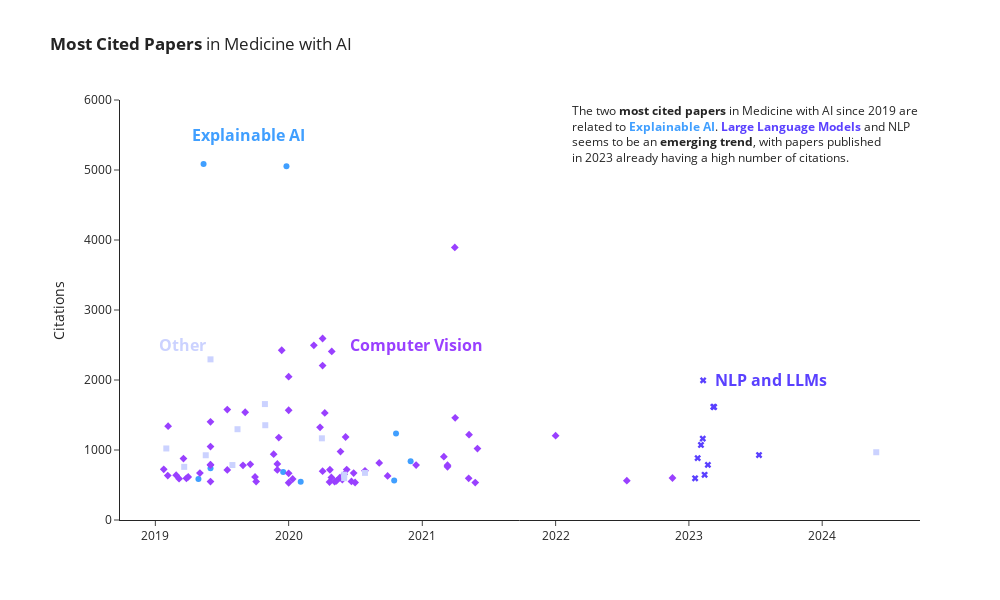

Write notebook code for a chart like this one.
### Markdown cell above
Sorting and selecting the first ensures that the 'Rest' group is only used when none of the other topics are used in a paper.

### Code cell
import plotly.express as px

# take the top 100 papers (each paper appears 3 times so we actually take the top 34 papers)
main_medicine_ai_edit = main_medicine_ai_edit.sort_values(by="citations", ascending=False).head(100)


color_map = {
    "Computer Vision": image_color[0],
    "NLP and LLM": nlp_color[0],
    "Explainable": explainable_color[0],
    "Rest": color_rest[0],
}

# create scatter plot
fig = px.scatter(
    data_frame=main_medicine_ai_edit,
    x="publication_date",
    y="citations",
    color="topics",
    symbol="topics",
    hover_data={"title": True},
    title="<b>Most Cited Papers</b> in Medicine with AI",
    color_discrete_map=color_map,
)


# Add anotations as legend replacement
fig.add_annotation(
    x="2019-09-13",
    y=5500,
    text="Explainable AI",
    ax=0,
    ay=0,
    font=dict(size=16, color=explainable_color[0], weight="bold"),
)

fig.add_annotation(
    x="2020-12-15", y=2500, text="Computer Vision", ax=0, ay=0, font=dict(size=16, color=image_color[0], weight="bold")
)
fig.add_annotation(
    x="2023-08-15", y=2000, text="NLP and LLMs", ax=0, ay=0, font=dict(size=16, color=nlp_color[0], weight="bold")
)

fig.add_annotation(
    x="2019-03-15", y=2500, text="Other", ax=0, ay=0, font=dict(size=16, color=color_rest[0], weight="bold")
)

# add caption
fig.add_annotation(
    xref="paper",
    yref="paper",
    xanchor="right",
    yanchor="top",
    x=1.0,
    y=1.0,
    ax=0,
    ay=0,
    align="left",
    text=f'The two <b>most cited papers</b> in Medicine with AI since 2019 are<br>related to <b><span style="color: {explainable_color[0]};">Explainable AI</span></b>. <b><span style="color: {nlp_color[0]};">Large Language Models</span></b> and NLP<br>seems to be an <b>emerging trend</b>, with papers published<br>in 2023 already having a high number of citations.',
)


fig.update_layout(
    template="simple_white",
    showlegend=False,
    xaxis_title="",
    yaxis_title="Citations",
    width=1000,
    height=600,
    margin=dict(l=120),
    yaxis=dict(range=[0, 6000]),
)
fig.write_image("citations_plot.png", scale=10)
fig.write_image("citations_plot.svg", scale=10)
fig.show()

### Figure 1 — Plotly figure (JSON) as saved in the notebook; plotly's stock layout.template omitted (floating-point values rounded to 4 significant figures)
{"data": [{"customdata": [["Stop explaining black box machine learning models for high stakes decisions and use interpretable models instead"], ["Explainable Artificial Intelligence (XAI): Concepts, taxonomies, opportunities and challenges toward responsible AI"], ["A Survey on Explainable Artificial Intelligence (XAI): Toward Medical XAI"], ["Explainability for artificial intelligence in healthcare: a multidisciplinary perspective"], ["DARPA's Explainable Artificial Intelligence Program"], ["Explainable AI: from black box to glass box"], ["Designing Theory-Driven User-Centric Explainable AI"], ["The effects of explainability and causability on perception, trust, and acceptance: Implications for explainable AI"], ["Bias in data‐driven artificial intelligence systems—An introductory survey"]], "hovertemplate": "topics=Explainable<br>publication_date=%{x}<br>citations=%{y}<br>title=%{customdata[0]}<extra></extra>", "legendgroup": "Explainable", "marker": {"color": "#409FFF", "symbol": "circle"}, "mode": "markers", "name": "Explainable", "orientation": "v", "showlegend": true, "type": "scatter", "x": ["2019-05-13", "2019-12-26", "2020-10-21", "2020-11-30", "2019-06-01", "2019-12-17", "2019-04-29", "2020-10-16", "2020-02-03"], "xaxis": "x", "y": [5084, 5054, 1234, 839, 738, 687, 587, 564, 545], "yaxis": "y"}, {"customdata": [["Review of deep learning: concepts, CNN architectures, challenges, applications, future directions"], ["Distance-IoU Loss: Faster and Better Learning for Bounding Box Regression"], ["The Image Biomarker Standardization Initiative: Standardized Quantitative Radiomics for High-Throughput Image-based Phenotyping"], ["UNet++: Redesigning Skip Connections to Exploit Multiscale Features in Image Segmentation"], ["Automated detection of COVID-19 cases using deep neural networks with X-ray images"], ["Covid-19: automatic detection from X-ray images utilizing transfer learning with convolutional neural networks"], ["International evaluation of an AI system for breast cancer screening"], ["CheXpert: A Large Chest Radiograph Dataset with Uncertainty Labels and Expert Comparison"], ["Can AI Help in Screening Viral and COVID-19 Pneumonia?"], ["MultiResUNet : Rethinking the U-Net architecture for multimodal biomedical image segmentation"], ["UNet 3+: A Full-Scale Connected UNet for Medical Image Segmentation"], ["Coronavirus Pandemic (COVID-19)"], ["NAS-FPN: Learning Scalable Feature Pyramid Architecture for Object Detection"], ["Attention gated networks: Learning to leverage salient regions in medical images"], ["Digital technology and COVID-19"], ["Automatic detection of coronavirus disease (COVID-19) using X-ray images and deep convolutional neural networks"], ["UNETR: Transformers for 3D Medical Image Segmentation"], ["CoroNet: A deep neural network for detection and diagnosis of COVID-19 from chest x-ray images"], ["Object detection in optical remote sensing images: A survey and a new benchmark"], ["Do Better ImageNet Models Transfer Better?"], ["Scaled-YOLOv4: Scaling Cross Stage Partial Network"], ["Inf-Net: Automatic COVID-19 Lung Infection Segmentation From CT Images"], ["Dataset of breast ultrasound images"], ["Data-efficient and weakly supervised computational pathology on whole-slide images"], ["Machine learning in medicine: a practical introduction"], ["Classification of COVID-19 in chest X-ray images using DeTraC deep convolutional neural network"], ["Deep convolutional neural network based medical image classification for disease diagnosis"], ["Hover-Net: Simultaneous segmentation and classification of nuclei in multi-tissue histology images"], ["A Survey of Deep Learning and Its Applications: A New Paradigm to Machine Learning"], ["Learning a Unified Classifier Incrementally via Rebalancing"], ["COVID-19 Image Data Collection: Prospective Predictions are the Future"], ["Exploring the effect of image enhancement techniques on COVID-19 detection using chest X-ray images"], ["Deep Learning to Improve Breast Cancer Detection on Screening Mammography"], ["Deep Learning Enables Accurate Diagnosis of Novel Coronavirus (COVID-19) With CT Images"], ["Predicting survival from colorectal cancer histology slides using deep learning: A retrospective multicenter study"], ["Secure, privacy-preserving and federated machine learning in medical imaging"], ["COVIDiagnosis-Net: Deep Bayes-SqueezeNet based diagnosis of the coronavirus disease 2019 (COVID-19) from X-ray images"], ["ResUNet++: An Advanced Architecture for Medical Image Segmentation"], ["M2Det: A Single-Shot Object Detector Based on Multi-Level Feature Pyramid Network"], ["Federated learning in medicine: facilitating multi-institutional collaborations without sharing patient data"], ["Improved Knowledge Distillation via Teacher Assistant"], ["A Deep Learning System to Screen Novel Coronavirus Disease 2019 Pneumonia"], ["DUNet: A deformable network for retinal vessel segmentation"], ["CovidGAN: Data Augmentation Using Auxiliary Classifier GAN for Improved Covid-19 Detection"], ["BBN: Bilateral-Branch Network With Cumulative Learning for Long-Tailed Visual Recognition"], ["Real-time automatic detection system increases colonoscopic polyp and adenoma detection rates: a prospective randomised controlled study"], ["VoxelMorph: A Learning Framework for Deformable Medical Image Registration"], ["Deep learning approaches for COVID-19 detection based on chest X-ray images"], ["A Novel Focal Tversky Loss Function With Improved Attention U-Net for Lesion Segmentation"], ["Few-Shot Object Detection via Feature Reweighting"], ["Classification of COVID-19 patients from chest CT images using multi-objective differential evolution–based convolutional neural networks"], ["A Weakly-Supervised Framework for COVID-19 Classification and Lesion Localization From Chest CT"], ["The Liver Tumor Segmentation Benchmark (LiTS)"], ["Recurrent residual U-Net for medical image segmentation"], ["Study on artificial intelligence: The state of the art and future prospects"], ["CE-Net: Context Encoder Network for 2D Medical Image Segmentation"], ["A Novel Transfer Learning Based Approach for Pneumonia Detection in Chest X-ray Images"], ["Application of deep learning for fast detection of COVID-19 in X-Rays using nCOVnet"], ["The Medical Segmentation Decathlon"], ["On instabilities of deep learning in image reconstruction and the potential costs of AI"], ["Explainable Deep Learning for Pulmonary Disease and Coronavirus COVID-19 Detection from X-rays"], ["The impact of artificial intelligence in medicine on the future role of the physician"], ["Accurate 3D Face Reconstruction With Weakly-Supervised Learning: From Single Image to Image Set"], ["COVID-19 detection using deep learning models to exploit Social Mimic Optimization and structured chest X-ray images using fuzzy color and stacking approaches"], ["Estimation of COVID-19 prevalence in Italy, Spain, and France"], ["Pseudo-Labeling and Confirmation Bias in Deep Semi-Supervised Learning"], ["Swarm Learning for decentralized and confidential clinical machine learning"], ["A combined deep CNN-LSTM network for the detection of novel coronavirus (COVID-19) using X-ray images"]], "hovertemplate": "topics=Computer Vision<br>publication_date=%{x}<br>citations=%{y}<br>title=%{customdata[0]}<extra></extra>", "legendgroup": "Computer Vision", "marker": {"color": "#9940FF", "symbol": "diamond"}, "mode": "markers", "name": "Computer Vision", "orientation": "v", "showlegend": true, "type": "scatter", "x": ["2021-03-31", "2020-04-03", "2020-03-10", "2019-12-13", "2020-04-28", "2020-04-03", "2020-01-01", "2019-07-17", "2020-01-01", "2019-09-04", "2020-04-09", "2021-04-01", "2019-06-01", "2019-02-05", "2020-03-27", "2021-05-09", "2022-01-01", "2020-06-05", "2019-12-05", "2019-06-01", "2021-06-01", "2020-05-22", "2019-11-21", "2021-03-01", "2019-03-19", "2020-09-05", "2019-12-01", "2019-09-18", "2019-06-01", "2019-06-01", "2020-12-15", "2021-03-11", "2019-08-29", "2021-03-11", "2019-01-24", "2020-06-08", "2020-04-23", "2019-12-01", "2019-07-17", "2020-07-28", "2020-04-03", "2020-06-27", "2019-05-03", "2020-01-01", "2020-06-01", "2019-02-27", "2019-02-04", "2020-09-28", "2019-04-01", "2019-10-01", "2020-04-27", "2020-05-20", "2022-11-17", "2019-03-27", "2021-05-08", "2019-03-07", "2020-01-12", "2020-05-27", "2022-07-15", "2020-05-11", "2020-06-21", "2019-10-04", "2019-06-01", "2020-05-06", "2020-04-22", "2020-07-01", "2021-05-26", "2020-01-01"], "xaxis": "x", "y": [3894, 2593, 2496, 2425, 2408, 2206, 2048, 1577, 1568, 1539, 1529, 1459, 1402, 1341, 1324, 1219, 1205, 1186, 1177, 1049, 1020, 977, 941, 904, 877, 815, 801, 796, 790, 786, 784, 782, 781, 761, 724, 721, 718, 716, 715, 703, 697, 671, 670, 667, 653, 640, 634, 629, 616, 615, 608, 604, 600, 595, 595, 590, 586, 578, 562, 559, 551, 549, 549, 548, 543, 536, 535, 532], "yaxis": "y"}, {"customdata": [["The potential for artificial intelligence in healthcare"], ["Systematic review of research on artificial intelligence applications in higher education – where are the educators?"], ["Key challenges for delivering clinical impact with artificial intelligence"], ["The “All of Us” Research Program"], ["Coronavirus Disease 2019: Tinjauan Literatur Terkini"], ["f-AnoGAN: Fast unsupervised anomaly detection with generative adversarial networks"], ["Intelligent Clinical Documentation: Harnessing Generative AI for Patient-Centric Clinical Note Generation"], ["Derivation, Validation, and Potential Treatment Implications of Novel Clinical Phenotypes for Sepsis"], ["A clinically applicable approach to continuous prediction of future acute kidney injury"], ["Adversarial attacks on medical machine learning"], ["A hybrid deep transfer learning model with machine learning methods for face mask detection in the era of the COVID-19 pandemic"], ["Skeleton-Based Action Recognition With Shift Graph Convolutional Network"], ["Learning Memory-Guided Normality for Anomaly Detection"]], "hovertemplate": "topics=Rest<br>publication_date=%{x}<br>citations=%{y}<br>title=%{customdata[0]}<extra></extra>", "legendgroup": "Rest", "marker": {"color": "#CBD2FF", "symbol": "square"}, "mode": "markers", "name": "Rest", "orientation": "v", "showlegend": true, "type": "scatter", "x": ["2019-06-01", "2019-10-28", "2019-10-29", "2019-08-14", "2020-04-01", "2019-01-31", "2024-05-28", "2019-05-19", "2019-07-31", "2019-03-21", "2020-07-28", "2020-06-01", "2020-06-01"], "xaxis": "x", "y": [2295, 1656, 1354, 1297, 1167, 1022, 968, 925, 785, 759, 673, 647, 598], "yaxis": "y"}, {"customdata": [["Performance of ChatGPT on USMLE: Potential for AI-assisted medical education using large language models"], ["ChatGPT for good? On opportunities and challenges of large language models for education"], ["Opinion Paper: “So what if ChatGPT wrote it?” Multidisciplinary perspectives on opportunities, challenges and implications of generative conversational AI for research, practice and policy"], ["How Does ChatGPT Perform on the United States Medical Licensing Examination (USMLE)? The Implications of Large Language Models for Medical Education and Knowledge Assessment"], ["ChatGPT: five priorities for research"], ["Large language models encode clinical knowledge"], ["ChatGPT: Bullshit spewer or the end of traditional assessments in higher education?"], ["What if the devil is my guardian angel: ChatGPT as a case study of using chatbots in education"], ["Chatting about ChatGPT: how may AI and GPT impact academia and libraries?"], ["ChatGPT listed as author on research papers: many scientists disapprove"]], "hovertemplate": "topics=NLP and LLM<br>publication_date=%{x}<br>citations=%{y}<br>title=%{customdata[0]}<extra></extra>", "legendgroup": "NLP and LLM", "marker": {"color": "#5A40FF", "symbol": "x"}, "mode": "markers", "name": "NLP and LLM", "orientation": "v", "showlegend": true, "type": "scatter", "x": ["2023-02-09", "2023-03-09", "2023-03-11", "2023-02-08", "2023-02-03", "2023-07-12", "2023-01-25", "2023-02-22", "2023-02-13", "2023-01-18"], "xaxis": "x", "y": [1995, 1617, 1614, 1163, 1072, 928, 884, 788, 646, 596], "yaxis": "y"}], "layout": {"annotations": [{"ax": 0, "ay": 0, "font": {"color": "#409FFF", "size": 16, "weight": "bold"}, "text": "Explainable AI", "x": "2019-09-13", "y": 5500}, {"ax": 0, "ay": 0, "font": {"color": "#9940FF", "size": 16, "weight": "bold"}, "text": "Computer Vision", "x": "2020-12-15", "y": 2500}, {"ax": 0, "ay": 0, "font": {"color": "#5A40FF", "size": 16, "weight": "bold"}, "text": "NLP and LLMs", "x": "2023-08-15", "y": 2000}, {"ax": 0, "ay": 0, "font": {"color": "#CBD2FF", "size": 16, "weight": "bold"}, "text": "Other", "x": "2019-03-15", "y": 2500}, {"align": "left", "ax": 0, "ay": 0, "text": "The two <b>most cited papers</b> in Medicine with AI since 2019 are<br>related to <b><span style=\"color: #409FFF;\">Explainable AI</span></b>. <b><span style=\"color: #5A40FF;\">Large Language Models</span></b> and NLP<br>seems to be an <b>emerging trend</b>, with papers published<br>in 2023 already having a high number of citations.", "x": 1, "xanchor": "right", "xref": "paper", "y": 1, "yanchor": "top", "yref": "paper"}], "height": 600, "legend": {"title": {"text": "topics"}, "tracegroupgap": 0}, "margin": {"l": 120}, "showlegend": false, "title": {"text": "<b>Most Cited Papers</b> in Medicine with AI"}, "width": 1000, "xaxis": {"anchor": "y", "domain": [0, 1], "title": {"text": ""}}, "yaxis": {"anchor": "x", "domain": [0, 1], "range": [0, 6000], "title": {"text": "Citations"}}}}
